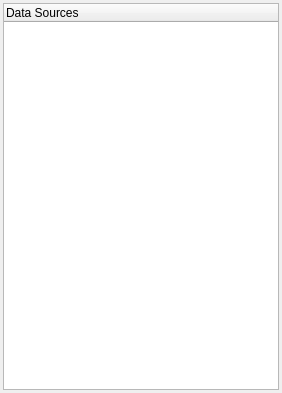
<?xml version="1.0" encoding="UTF-8"?>
<ui version="4.0">
 <class>NCRDDataSourceTreeDockWidget</class>
 <widget class="QDockWidget" name="NCRDDataSourceTreeDockWidget">
  <property name="geometry">
   <rect>
    <x>0</x>
    <y>0</y>
    <width>282</width>
    <height>393</height>
   </rect>
  </property>
  <property name="windowTitle">
   <string>Data Source Manager</string>
  </property>
  <widget class="QWidget" name="dockWidgetContents">
   <layout class="QVBoxLayout" name="verticalLayout">
    <property name="spacing">
     <number>3</number>
    </property>
    <property name="margin">
     <number>3</number>
    </property>
    <item>
     <widget class="NCRDDataSourceTree" name="treeWidget">
      <column>
       <property name="text">
        <string notr="true">Data Sources</string>
       </property>
      </column>
     </widget>
    </item>
   </layout>
  </widget>
 </widget>
 <customwidgets>
  <customwidget>
   <class>NCRDDataSourceTree</class>
   <extends>QTreeWidget</extends>
   <header>ncrddatasourcetree.h</header>
  </customwidget>
 </customwidgets>
 <resources/>
 <connections/>
</ui>
